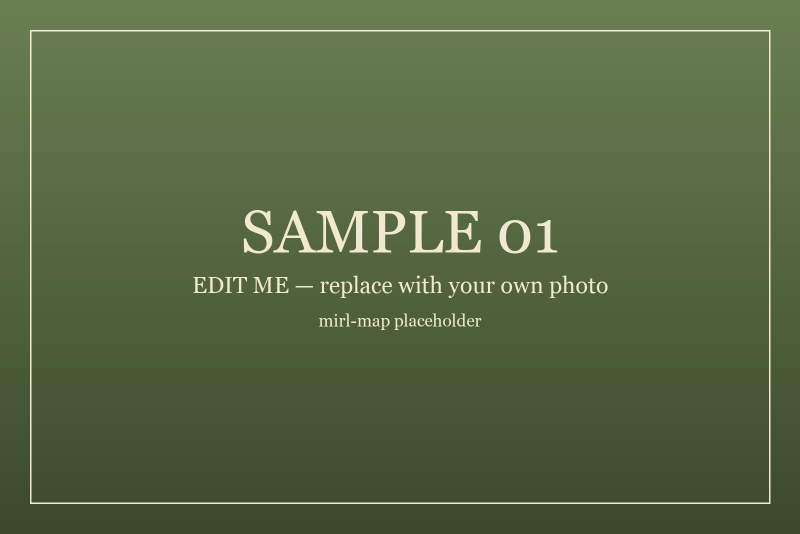
#> input picture photos/sample-01.jpg, 1600 x 1067 px (shown at 1/2 size); its folder holds only this picture in this run
$ python make_thumbs.py
#> lines starting #> are read from the running program, lines starting #| are printed output that depends on the picture
#!/usr/bin/env python3
"""
Generate web-delivery derivatives for the Lifta photographs.

Every image on the site was being served at full resolution (3-5 MB),
including 52px map markers. This generates two downscaled tiers from
the already-corrected, already-upright photos in photos/:

  photos/thumb/  ~480px longest side  (map markers, search results)
  photos/web/   ~1400px longest side  (gallery grid, map drawer, popups)

Full-resolution photos/ are kept untouched and served only in the
lightbox "Full size" view. EXIF is stripped from derivatives (map
placement comes from photos.js, not image EXIF; orientation is already
baked into the pixels).
"""

import os, glob
from PIL import Image, ImageOps

PHOTOS = "/Users/jeff/Documents/GitHub/lifta/photos"
TIERS = [("thumb", 480, 80), ("web", 1400, 82)]


def main():
    for name, _, _ in TIERS:
        os.makedirs(os.path.join(PHOTOS, name), exist_ok=True)

    files = sorted(glob.glob(os.path.join(PHOTOS, "*.JPG")))
    print(f"Generating derivatives for {len(files)} photos\n")
    totals = {name: 0 for name, _, _ in TIERS}

    for f in files:
        base = os.path.basename(f)
        img = ImageOps.exif_transpose(Image.open(f)).convert("RGB")  # no-op if already upright
#> img is the input picture: PIL image 1600x1067 RGB; mean R, G, B 86.2, 102.9, 65.9
        for name, maxdim, q in TIERS:
            d = img.copy()
            d.thumbnail((maxdim, maxdim), Image.LANCZOS)
            out = os.path.join(PHOTOS, name, base)
            d.save(out, "JPEG", quality=q, optimize=True, progressive=True)
            totals[name] += os.path.getsize(out)
#> this loop made 2 passes
#> pass 1, in main, `d.save(out, "JPEG", quality=q, optimize=True, progressive=True)`:
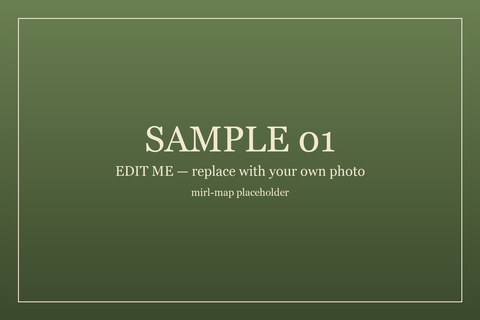
#> saved as sample-01.jpg: PIL image 480x320 RGB; mean R, G, B 86.2, 102.9, 65.9
#> after the loop, totals = {'thumb': 9216, 'web': 43538}

    for name, maxdim, _ in TIERS:
        print(f"  photos/{name}/  ({maxdim}px)  total {totals[name]/1048576:.1f} MB")
    print("\nDone. Full-resolution photos/ left untouched.")


if __name__ == "__main__":
    main()
